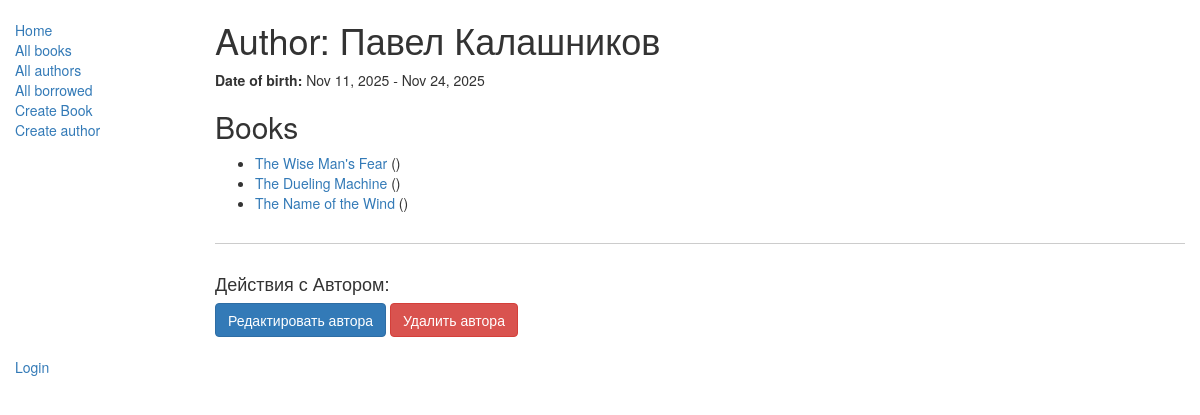
/catalog/author/1, run on an earlier commit of the app's database.
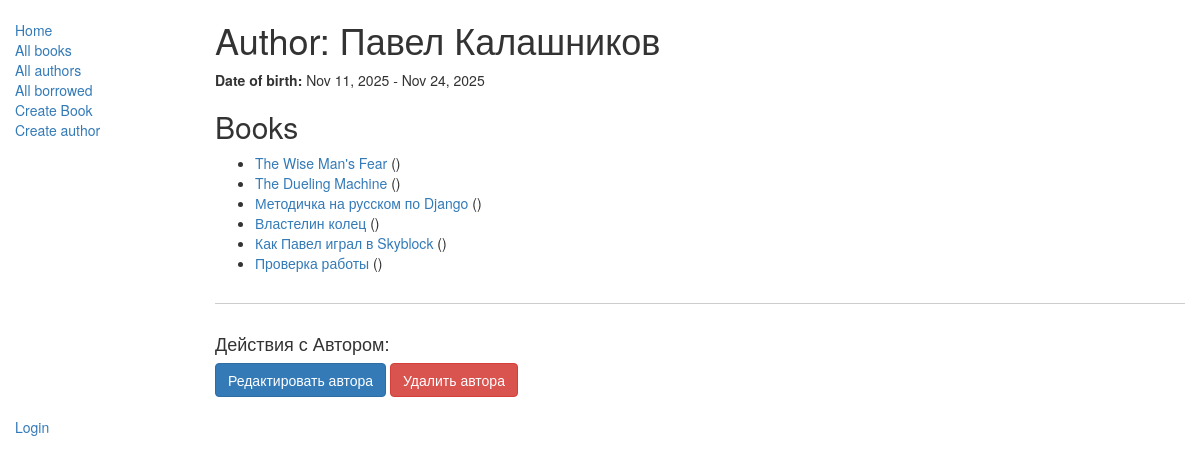
And on a later commit of the database.
### catalog/models.py (models this page shows, shortened)
class Book(models.Model):
    title = models.CharField(max_length=200)
    author = models.ForeignKey('Author', on_delete=models.SET_NULL, null=True)
    summary = models.TextField(max_length=1000, help_text="Enter a brief description of the book")
    isbn = models.CharField('ISBN',max_length=13, help_text='13 Character <a href="https://www.isbn-international.org/content/what-isbn">ISBN number</a>')
    genre = models.ManyToManyField(Genre, help_text="Select a genre for this book")
    language = models.ForeignKey(
        'Language',
        on_delete=models.SET_NULL,
        null=True,
        blank=True,
        help_text="Выберите язык книги"
    )
    def display_genre(self):
        """
        Creates a string for the Genre. This is required to display genre in Admin.
        """
        return ', '.join([genre.name for genre in self.genre.all()[:3]])
    display_genre.short_description = 'Genre'

### catalog/views.py (the view)
# urls.py: re_path(r'^author/(?P<pk>\d+)$', views.AuthorDetailView.as_view(), name='author-detail'),
class AuthorDetailView(generic.DetailView):
        model = Author

### catalog/templates/catalog/author_detail.html
{% extends "base_generic.html" %}
{% block content %}
  <h1>Author: {{ author.first_name }} {{ author.last_name }}</h1>
  <p><strong>Date of birth:</strong> {{ author.date_of_birth|date:"M j, Y" }}{% if author.date_of_death %} - {{ author.date_of_death|date:"M j, Y" }}{% endif %}</p>
  <h2>Books</h2>
  {% if author.book_set.all %}
    <ul>
      {% for book in author.book_set.all %}
        <li>
          <a href="{% url 'book-detail' book.pk %}">{{ book.title }}</a> ({{ book.get_display_genre }})
        </li>
      {% endfor %}
    </ul>
  {% else %}
    <p>This author has not written any books.</p>
  {% endif %}
    <div style="margin-top: 30px; border-top: 1px solid #ccc; padding-top: 20px;">
    <h4>Действия с Автором:</h4>
    <a href="{% url 'author_update' author.pk %}" class="btn btn-primary">Редактировать автора</a>
    <a href="{% url 'author_delete' author.pk %}" class="btn btn btn-danger">Удалить автора</a>
  </div>
{% endblock %}

What changed in the data, as far as the page shows it:
no longer on this page (row edited): Book: title "The Name of the Wind"
added Book: title "Методичка на русском по Django"
added Book: title "Властелин колец"
added Book: title "Как Павел играл в Skyblock"
added Book: title "Проверка работы"
